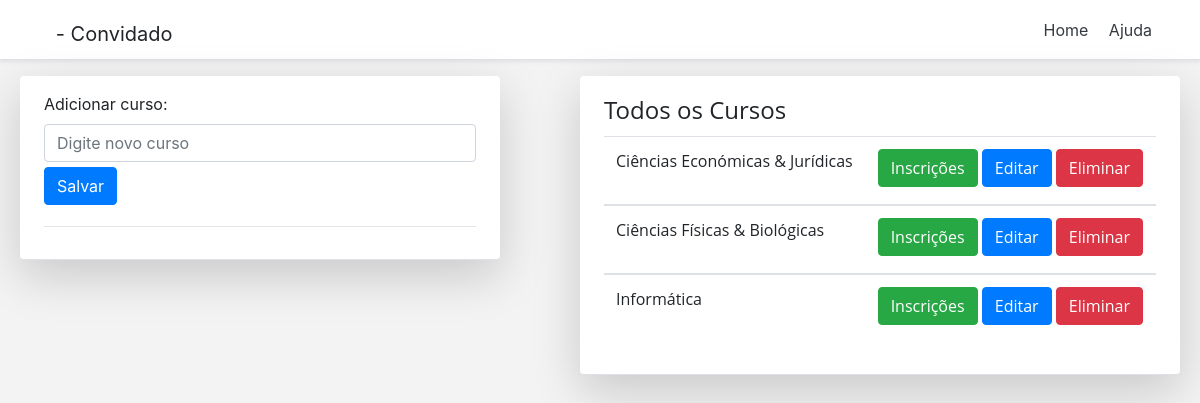
The page /paginas/area_cursos.php (signed in) on the database its author committed.
### tables this page shows
CREATE TABLE IF NOT EXISTS `curso` (
  `id_curso` int(11) NOT NULL AUTO_INCREMENT,
  `curso` varchar(50) NOT NULL,
  PRIMARY KEY (`id_curso`)
);

### paginas/area_cursos.php (the view, shortened to what this page needs)
<?php
include('../php/conexao.php');
?>
<!doctype html>
<html lang="">
  <head>
    <link href="../assets/bootstrap/css/bootstrap.min.css" rel="stylesheet">
    <link href="../assets/fontawesome/all.min.css" rel="stylesheet">
    <link href="pricing.css" rel="stylesheet">
  </head>
  <body>
    <div class="menu d-flex flex-column flex-md-row align-items-center p-3 px-md-4 mb-3 bg-white border-bottom shadow-sm">
      <h5 class="my-0 mr-md-auto font-weight-normal">
        <i class=" user fas fa-user-tie"></i> - <?php echo $_SESSION['usuario']; ?>
      </h5>
      <nav class="my-2 my-md-0 mr-md-3">
        <a class="p-2 text-dark" href="home.php">Home</a>
        <a class="p-2 text-dark" data-toggle="modal" data-target="#exampleModal">Ajuda</a>
      </nav>
    </div>
    <div class="form p-3 px-md-4 mb-3 bg-white border-bottom shadow-lg p3 md-5 rounded">
      <form action="../php/add_curso.php" method="post" autocomplete="off">
        <label>Adicionar curso:</label>
        <input type="text" name="curso" class="form-control" placeholder="Digite novo curso" required>
        <a class="btn btn-primary" data-toggle="modal" data-target="#modalsalvar">Salvar</a>
      </form><hr>
    </div>
    <div class="tabla p-3 px-md-4 mb-3 bg-white border-bottom shadow-lg p3 md-5 rounded">
      <legend>Todos os Cursos</legend>
        <div class="table-responsive">
          <table class="table table-hover">
              <?php
                $lista_curso = mysqli_query($conexao,"SELECT * FROM curso WHERE id_curso <> 1");
                while($resultado = mysqli_fetch_array($lista_curso)){
                $curso = $resultado['curso'];
              ?>
            <tbody>
              <tr>
                <td><span class="cor"><?php echo $curso?></span></td>
                <td>
                  <?php echo "<a href='inscrito_curso.php?&id=".$resultado['id_curso']."'class='btn btn-success'>Inscrições</a>";?>
                  <?php echo "<a href='ed_curso.php?&id=".$resultado['id_curso']."'class='btn btn-primary'>Editar</a>";?>
                  <button type="button" class="btn btn-danger" data-toggle="modal" data-target="#exampleModal<?php echo $resultado['id_curso']?>">Eliminar</button>
                </td>
              </tr>
            </tbody>
              <?php
                }
              ?>
          </table>
        </div>
    </div>
  </body>
</html>

### paginas/pricing.css (style rules this page uses)
html { font-size: 14px; }
@media (min-width: 768px) { html { font-size: 16px; } }
.menu { height: 60px; }
a { text-decoration: none; }

### paginas/area_cursos.php (style rules this page uses)
body { background: #f3f3f3; }
.user { font-size: 2.1rem; }
.form { position:absolute;left:20px;width: 40%;border-radius:10px; }
.form-control { margin-bottom: 5px; }
.tabla { position: absolute;right:20px;width:50%;border-radius:10px;font-family:'Open Sans',sans-serif; }
.btn { margin-bottom: 5px; }

### rows shown on the page
curso: curso "Ciências Económicas & Jurídicas"
curso: curso "Ciências Físicas & Biológicas"
curso: curso "Informática"

### other values the page prints
$_SESSION['usuario'] "Convidado"
